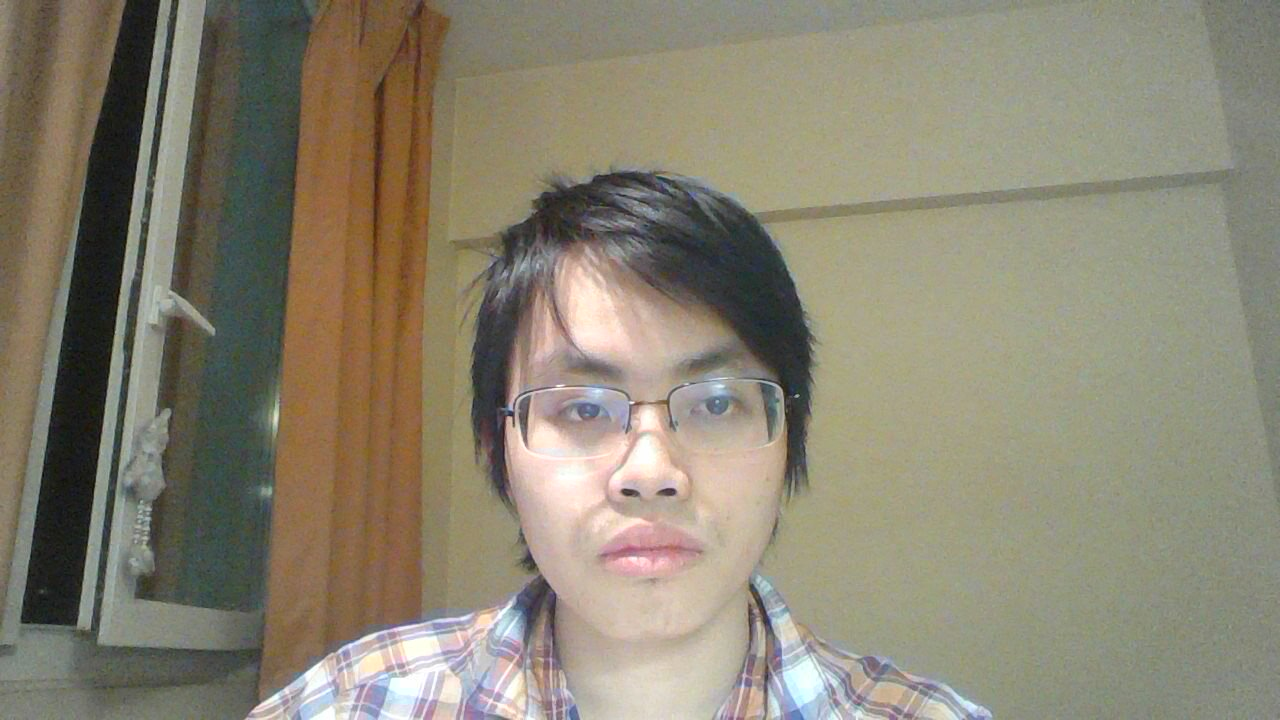
//> input picture core/bg.jpg, 1280 x 720 px
$ ./contour   (built with g++ and OpenCV 4)
//> lines starting //> are read from the running program, lines starting //| are printed output that depends on the picture; after the words box and inside, x2 and y2 are one past the last pixel; in counts of white or black regions, pixels touching at a corner belong together
//> further down, img_orig is the input picture: 720 rows x 1280 cols, CV_8UC3; mean B, G, R 114.4, 132.3, 138.5
#include <opencv2/opencv.hpp>

using namespace std;
using namespace cv;

#define SZ_KERNEL 5
#define SZ_STRUCT 5

int threshVal = 100;

Mat img_orig;
Mat img_bin;
Mat img_gray;

string win_orig = "origin";
string win_bin  = "binary";

void simple_preposcessing(int, void *)
{

    Mat img_buffer;
    Mat img_blurred;

    GaussianBlur(img_orig, img_blurred, Size(SZ_KERNEL, SZ_KERNEL), 0, 0);
    cvtColor(img_blurred, img_gray, CV_RGB2GRAY);
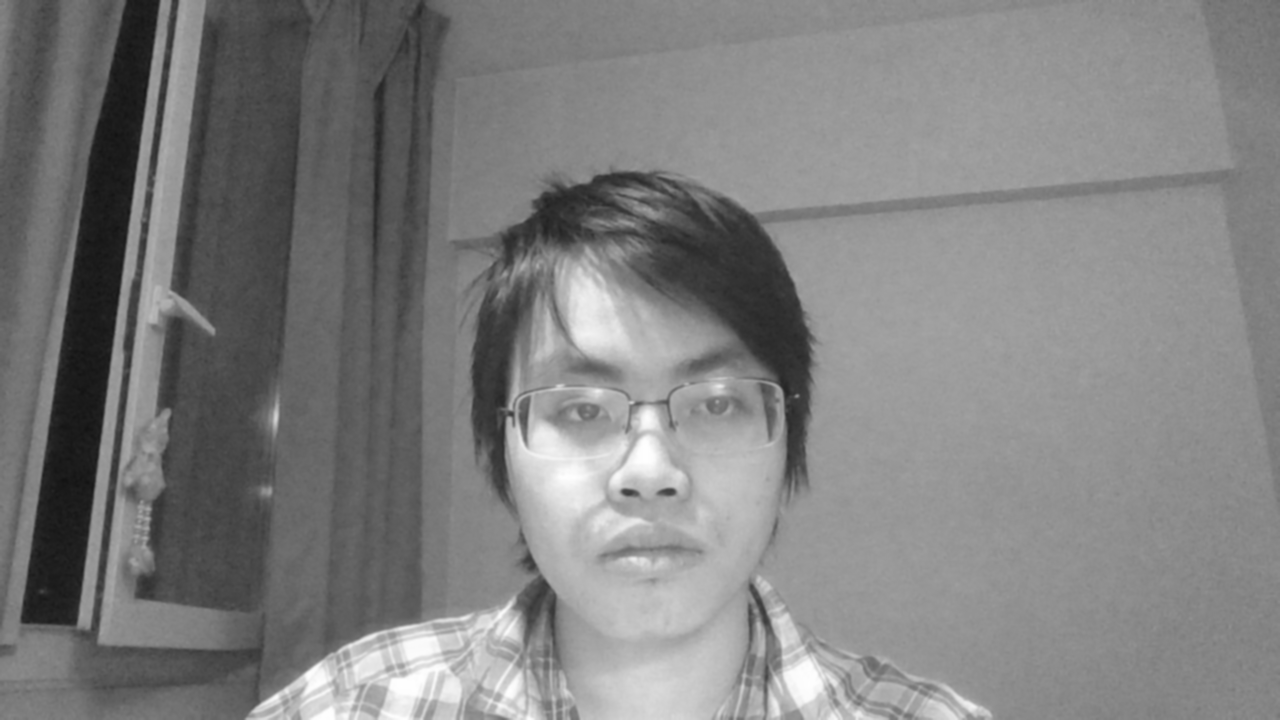
//> img_gray: 720 rows x 1280 cols, CV_8UC1; min 18, max 255, mean 127.7

    Mat st_elem = getStructuringElement(MORPH_RECT, Size(SZ_STRUCT, SZ_STRUCT));

    erode(img_gray, img_buffer, st_elem);
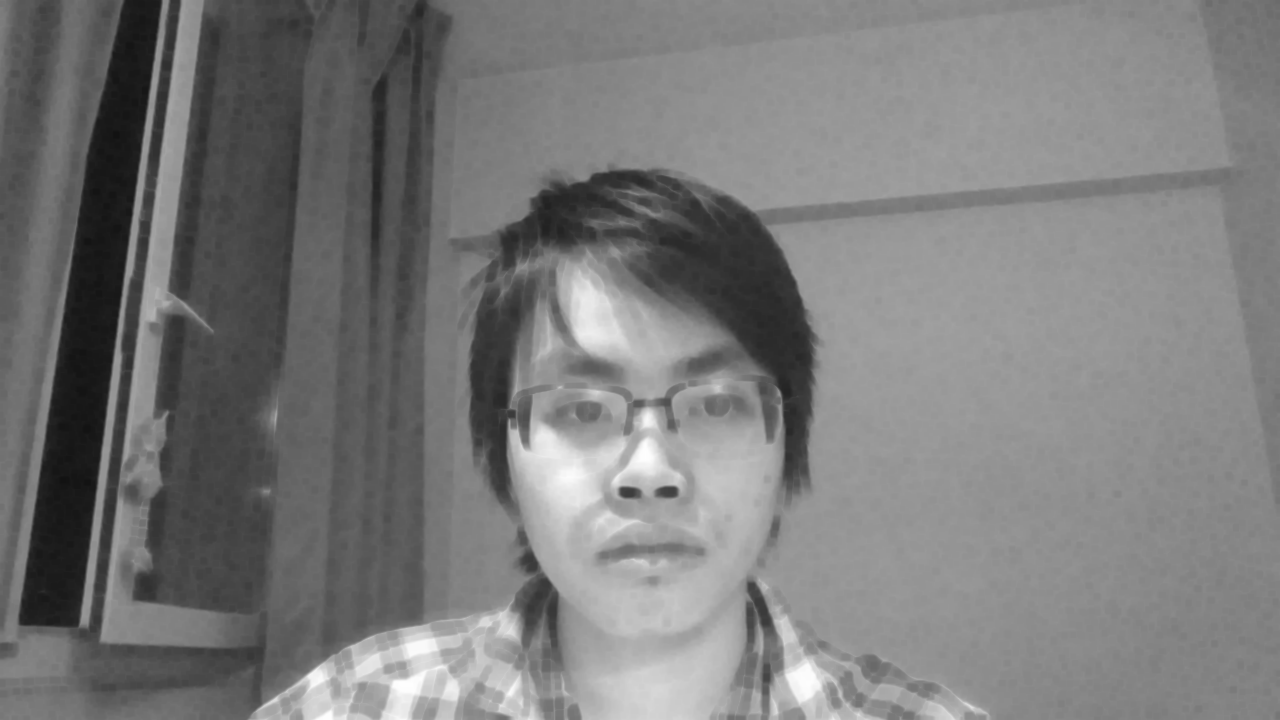
//> img_buffer: 720 rows x 1280 cols, CV_8UC1; min 18, max 254, mean 122.2
    dilate(img_buffer, img_buffer, st_elem);

    threshold(img_buffer, img_bin, threshVal, 255, THRESH_BINARY);// + THRESH_OTSU);
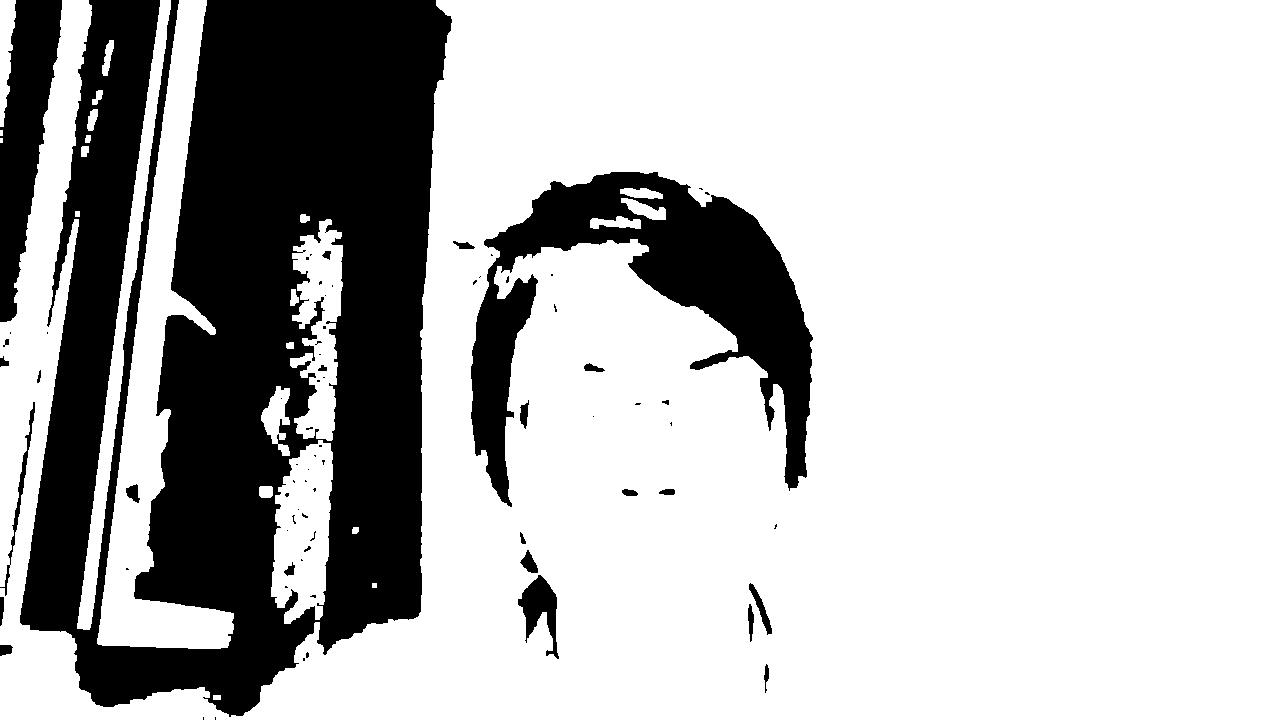
//> img_bin: 720 rows x 1280 cols, CV_8UC1; 72.9% white; 74 black regions (48 under 20 px), largest, box (x1, y1, x2, y2) and area: (20, 0, 452, 717) 195792, (471, 172, 813, 507) 38233, (0, 0, 62, 322) 10999
    imshow(win_bin, img_bin);
    //return res;
}

int main()
{
    namedWindow(win_orig);
    namedWindow(win_bin);

    img_orig = imread("bg.jpg");
    imshow(win_orig, img_orig);

    createTrackbar("binThresh", win_bin, &threshVal, 255, simple_preposcessing);

    //init
    simple_preposcessing(0, 0);


    while(char(waitKey(1)) != 'q' ) {}
//> the 'q' key is pressed

    return 0;
}
